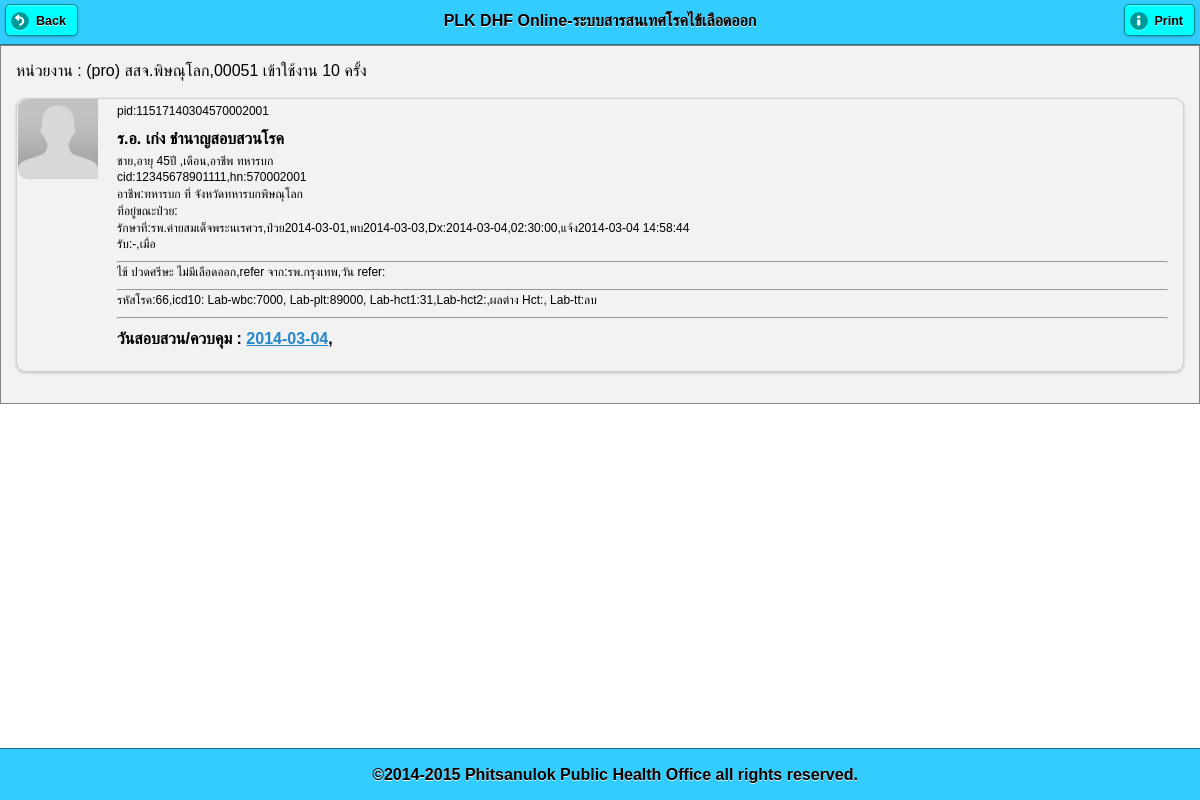
Page /pt_info.php?pid=11517140304570002001 (signed in) on the committed database.
### tables this page shows
CREATE TABLE `patient_hos` (
  `pid` varchar(100) NOT NULL default '',
  `datetime_send` datetime default NULL,
  `office_own` varchar(5) default NULL,
  `user_own` varchar(50) default NULL,
  `hn` varchar(100) default NULL,
  `prename` varchar(100) default NULL,
  `sex` varchar(25) default NULL,
  `name` varchar(100) default NULL,
  `lname` varchar(100) default NULL,
  `cid` varchar(100) default NULL,
  `bdate` date default NULL,
  `agey` varchar(100) default NULL,
  `agem` varchar(100) default NULL,
  `pt_tel` varchar(100) default NULL,
  `family` varchar(255) default NULL,
  `occupat` varchar(100) default NULL,
  `school_workplace` varchar(255) default NULL,
  `code506` varchar(100) default NULL,
  `icd10` varchar(100) default NULL,
  `pt_type` varchar(100) default NULL,
  `doctor` varchar(100) default NULL,
  `date_dx` date default NULL,
  `time_dx` time default NULL,
  `date_ill` date default NULL,
  `date_found` date default NULL,
  `pt_status` varchar(100) default NULL,
  `symtom` varchar(255) default NULL,
  `refer_from` varchar(255) default NULL,
  `date_refer` date default NULL,
  `amp` varchar(4) default NULL,
  `tmb` varchar(6) default NULL,
  `moo` varchar(8) default NULL,
  `road` varchar(100) default NULL,
  `addr` varchar(100) default NULL,
  `soi` varchar(100) default NULL,
  `villa` varchar(100) default NULL,
  `lab_wbc` varchar(100) default NULL,
  `note_text` varchar(255) default NULL,
  `lab_plt` varchar(100) default NULL,
  `lab_hct1` varchar(100) default NULL,
  `lab_hct2` varchar(100) default NULL,
  `lab_hct_diff` varchar(100) default NULL,
  `lab_tt` varchar(100) default NULL,
  `send_to_amp` varchar(4) default NULL,
  `sender` varchar(255) default NULL,
  `img_pt` varchar(255) default NULL,
  `send_back_by` varchar(25) default NULL,
  PRIMARY KEY  (`pid`)
);

CREATE TABLE `user` (
  `user` varchar(25) NOT NULL default '',
  `pass` varchar(25) default NULL,
  `pcucode` varchar(25) default NULL,
  `hserv` varchar(9) default NULL,
  `off_type` varchar(10) default NULL,
  `off_name` varchar(100) default NULL,
  `prov` varchar(2) default NULL,
  `amp` varchar(4) default NULL,
  `tmb` varchar(6) default NULL,
  `level` varchar(255) default NULL,
  `permit` varchar(1) default NULL,
  `login_count` int(11) default NULL,
  `last_login` datetime default NULL,
  PRIMARY KEY  (`user`)
);

CREATE TABLE `patient_home` (
  `id` int(11) NOT NULL auto_increment,
  `pid` varchar(255) NOT NULL,
  `datetime_do` datetime NOT NULL default '0000-00-00 00:00:00',
  `lat` varchar(25) default NULL,
  `lng` varchar(25) default NULL,
  `occupat` varchar(255) default NULL,
  `school_workplace` varchar(255) default NULL,
  `date_ill_diff` varchar(11) default NULL,
  `travel_to` varchar(255) default NULL,
  `date_travel` date default NULL,
  `s1` varchar(255) default NULL,
  `f1` varchar(255) default NULL,
  `ci1` varchar(255) default NULL,
  `s2` varchar(255) default NULL,
  `f2` varchar(255) default NULL,
  `ci2` varchar(255) default NULL,
  `s3` varchar(255) default NULL,
  `f3` varchar(255) default NULL,
  `ci3` varchar(255) default NULL,
  `s4` varchar(255) default NULL,
  `f4` varchar(255) default NULL,
  `hi` varchar(255) default NULL,
  `s5` varchar(255) default NULL,
  `f5` varchar(255) default NULL,
  `ci` varchar(255) default NULL,
  `bi` varchar(255) default NULL,
  `chk_spray` varchar(255) default NULL,
  `num_spray_home` varchar(255) default NULL,
  `chk_destroy` varchar(255) default NULL,
  `num_destroy_home` varchar(255) default NULL,
  `chk_meeting` varchar(255) default NULL,
  `chk_campaign` varchar(255) default NULL,
  `chk_other` varchar(255) default NULL,
  `note_other` varchar(255) default NULL,
  `note_env` varchar(255) default NULL,
  `note_sum` varchar(255) default NULL,
  `reporter` varchar(255) default NULL,
  `img_act` varchar(255) default NULL,
  PRIMARY KEY  (`id`)
);

### pt_info.php (the view, shortened to what this page needs)
<!DOCTYPE html>
<html>
    <head>
        <?php require 'lib.php'; ?>
    </head>
    <body>
        <?php
        $sql = "select pt.pid,pt.office_own,CONCAT(pt.prename,pt.name,' ',pt.lname) as fullname
,pt.hn,pt.cid
,pt.sex,pt.bdate,pt.agey,pt.agem
,pt.occupat,pt.school_workplace ,
concat(if(pt.addr is null,'-',pt.addr),'  ถ.',if(pt.road is NULL,'-',pt.road) ,' ซ.',pt.soi,'  ม.',SUBSTR(pt.moo,7,2),' บ.',moo.`name`,' ต.',tmb.`name`,' อ.',amp.`name`,' (',pt.villa,')') as address
,off_own.off_name as send_from,pt.date_ill,pt.date_found,pt.date_dx,pt.time_dx,pt.datetime_send
,rp.datetime_receive,rp.pcu_receive as receiver,rp.off_name as receiver1
,pt.icd10,pt.code506,pt.lab_wbc,pt.lab_plt,pt.lab_hct1,pt.lab_hct2,pt.lab_hct_diff,pt.lab_tt,pt.symtom
,pt.refer_from,pt.note_text
from patient_hos pt
LEFT JOIN (select r.*,u.off_name from receive r LEFT JOIN user u on r.pcu_receive = u.pcucode) rp on rp.pid = pt.pid
LEFT JOIN user off_own on off_own.pcucode=pt.office_own
LEFT JOIN moo moo on moo.`code` = pt.moo
LEFT JOIN tmb tmb on tmb.`code`=pt.tmb
LEFT JOIN amp amp on amp.`code` = pt.amp
where pt.pid ='$_GET[pid]'";
        $result = mysql_query($sql);
        $row = mysql_fetch_array($result);
        ?>
        <div data-role="page" id="page-1">
            <div data-role="header" data-position="fixed" data-theme="f">
                <a href="main_screen.php" rel="external"  data-icon="back">Back</a>
                <?php require 'txt_head.php'; ?>
                <a href="#" rel="external" onclick=" window.print();" data-icon="info">Print</a>
            </div>
            <div data-role="content" data-theme="f">
                <?php require 'office_title.php'; ?>
                <ul data-role="listview" data-inset="true">
                    <li data-role="fieldcontain">
                        <img src="img_pt/nopic.png">
                        <p>pid:<?= $row[pid] ?></p>
                        <h2><?= $row[fullname] ?>
                        </h2>
                        <p><?= $row[sex]?>,อายุ <?= $row[agey] ?>ปี ,<?= $row[agem] ?>เดือน,อาชีพ <?= $row[occupat] ?></p>
                        <p>cid:<?= $row[cid] ?>,hn:<?= $row[hn] ?></p>
                        <p>อาชีพ:<?= $row[occupat] . " ที่ " . $row[school_workplace] . " " . $row[tel] ?></a></p>
                        <p>ที่อยู่ขณะป่วย:<?= $row[address] ?></p>
                        <p>รักษาที่:<?= $row[send_from] ?>,ป่วย<?= $row[date_ill] ?>,พบ<?= $row[date_found] ?>,Dx:<?=$row[date_dx]?>,<?=$row[time_dx]?>,แจ้ง<?= $row[datetime_send] ?></p>
                        <p>รับ:<?= $row[receiver] . "-" . $row[receiver1] ?>,เมื่อ<?= $row[datetime_receive] ?></p>
                        <hr>
                        <p><?=$row[symtom]?>,refer จาก:<?=$row[refer_from]?>,วัน refer:<?=$row[date_refer]?></p>
                        <hr>
                        <p>รหัสโรค:<?= $row[code506] ?>,icd10:<?= $row[icd10] ?>
                            Lab-wbc:<?= $row[lab_wbc] ?>,
                            Lab-plt:<?= $row[lab_plt] ?>,
                            Lab-hct1:<?= $row[lab_hct1].",Lab-hct2:".$row[lab_hct2].",ผลต่าง Hct:".$row[lab_hct_diff] ?>,
                            Lab-tt:<?= $row[lab_tt] ?>
                        </p>
                        <hr>
                        <h4>
                            วันสอบสวน/ควบคุม :
                            <?php
                            $result_invest = mysql_query("select id,date(datetime_do) as dtd from patient_home where pid='$_GET[pid]'");
                            while ($rw = mysql_fetch_array($result_invest)) {
                                ?>
                                <a  href="pt_info_home.php?pid=<?= $_GET[pid] ?>&id=<?= $rw[id] ?>" rel="external"><?= $rw[dtd] ?></a>,
                                <?php
                            }
                            ?>
                        </h4>
                    </li>
                </ul>
            </div>
            <div data-role="footer" data-position="fixed" data-theme="f"  class="ui-bar" >
                <?php require 'txt_foot.php'; ?>
            </div>
        </div>
    </body>
</html>

### themes/theme.css (style rules this page uses)
html { font-size: 100%; }
body, input, select, textarea, button, .ui-btn { font-size: 1em; line-height: 1.3; font-family: sans-serif ; }
.ui-field-contain { border-bottom-color: #828282; border-bottom-color: rgba(0,0,0,.15); border-bottom-width: 1px; border-bottom-style: solid; }
.ui-btn, label.ui-btn { font-weight: bold; border-width: 1px; border-style: solid; }
.ui-btn:link { text-decoration: none !important; }
.ui-corner-all { -webkit-border-radius: .6em ; border-radius: .6em ; }
.ui-btn-corner-all, .ui-btn.ui-corner-all, .ui-slider-track.ui-corner-all, .ui-flipswitch.ui-corner-all, .ui-li-count { -webkit-border-radius: .3125em ; border-radius: .3125em ; }
.ui-btn-corner-all, .ui-corner-all { -webkit-background-clip: padding; background-clip: padding-box; }
.ui-shadow { -webkit-box-shadow: 0 1px 3px rgba(0,0,0,.2) ; -moz-box-shadow: 0 1px 3px rgba(0,0,0,.2) ; box-shadow: 0 1px 3px rgba(0,0,0,.2) ; }
.ui-btn-icon-left:after, .ui-btn-icon-right:after, .ui-btn-icon-top:after, .ui-btn-icon-bottom:after, .ui-btn-icon-notext:after { background-color: #666666 ; background-color: rgba(0,0,0,.3) ; background-position: center center; background-repeat: no-repeat; -webkit-border-radius: 1em; border-radius: 1em; }
.ui-overlay-c, .ui-page-theme-c, .ui-page-theme-c .ui-panel-wrapper { background: #f9f9f9 ; border-color: #bbbbbb ; color: #333333 ; text-shadow: 0 1px 0 #f3f3f3 ; }
.ui-body-c, .ui-page-theme-c .ui-body-inherit, html .ui-bar-c .ui-body-inherit, html .ui-body-c .ui-body-inherit, html body .ui-group-theme-c .ui-body-inherit, html .ui-panel-page-container-c { background: #ffffff ; border-color: #dddddd ; color: #333333 ; text-shadow: 0 1px 0 #f3f3f3 ; }
.ui-body-c { border-width: 1px; border-style: solid; }
.ui-page-theme-c a, html .ui-bar-c a, html .ui-body-c a, html body .ui-group-theme-c a { color: #3388cc ; font-weight: bold; }
.ui-page-theme-c .ui-btn, html .ui-bar-c .ui-btn, html .ui-body-c .ui-btn, html body .ui-group-theme-c .ui-btn, html head + body .ui-btn.ui-btn-c, .ui-page-theme-c .ui-btn:visited, html .ui-bar-c .ui-btn:visited, html .ui-body-c .ui-btn:visited, html body .ui-group-theme-c .ui-btn:visited, html head + body .ui-btn.ui-btn-c:visited { background: #f6f6f6 ; border-color: #dddddd ; color: #333333 ; text-shadow: 0 1px 0 #f3f3f3 ; }
.ui-bar-f, .ui-page-theme-f .ui-bar-inherit, html .ui-bar-f .ui-bar-inherit, html .ui-body-f .ui-bar-inherit, html body .ui-group-theme-f .ui-bar-inherit { background: #33ccff ; border-color: #1c708c ; color: #000000 ; text-shadow: 0 1px 0 #eeeeee ; font-weight: bold; }
.ui-bar-f { border-width: 1px; border-style: solid; }
.ui-body-f, .ui-page-theme-f .ui-body-inherit, html .ui-bar-f .ui-body-inherit, html .ui-body-f .ui-body-inherit, html body .ui-group-theme-f .ui-body-inherit, html .ui-panel-page-container-f { background: #f2f2f2 ; border-color: #858585 ; color: #000000 ; text-shadow: 0 1px 0 #eeeeee ; }
.ui-body-f { border-width: 1px; border-style: solid; }
.ui-page-theme-f a, html .ui-bar-f a, html .ui-body-f a, html body .ui-group-theme-f a { color: #000000 ; font-weight: bold; }
.ui-page-theme-f .ui-btn, html .ui-bar-f .ui-btn, html .ui-body-f .ui-btn, html body .ui-group-theme-f .ui-btn, html head + body .ui-btn.ui-btn-f, .ui-page-theme-f .ui-btn:visited, html .ui-bar-f .ui-btn:visited, html .ui-body-f .ui-btn:visited, html body .ui-group-theme-f .ui-btn:visited, html head + body .ui-btn.ui-btn-f:visited { background: #00ffff ; border-color: #008c8c ; color: #000000 ; text-shadow: 0 1px 0 #eeeeee ; }

### rows in the picture
patient_hos: pid "11517140304570002001", sex "ชาย", agey "45", occupat "ทหารบก", cid "12345678901111", hn "570002001", school_workplace "จังหวัดทหารบกพิษณุโลก", user.off_name "รพ.ค่ายสมเด็จพระนเรศวร", date_ill "2014-03-01", date_found "2014-03-03", date_dx "2014-03-04", time_dx "02:30:00", datetime_send "2014-03-04 14:58:44", symtom "ไข้ ปวดศรีษะ ไม่มีเลือดออก", refer_from "รพ.กรุงเทพ", code506 "66", lab_wbc "7000", lab_plt "89000", lab_hct1 "31", lab_tt "ลบ"
patient_home: rw "2014-03-04"

### other values in the picture
$_SESSION[login_level] "pro"
$_SESSION[login_off_name] "สสจ.พิษณุโลก"
$_SESSION[login_pcucode] "00051"
$_SESSION[login_count] "10"
$row[fullname] "ร.อ. เก่ง ชำนาญสอบสวนโรค"
